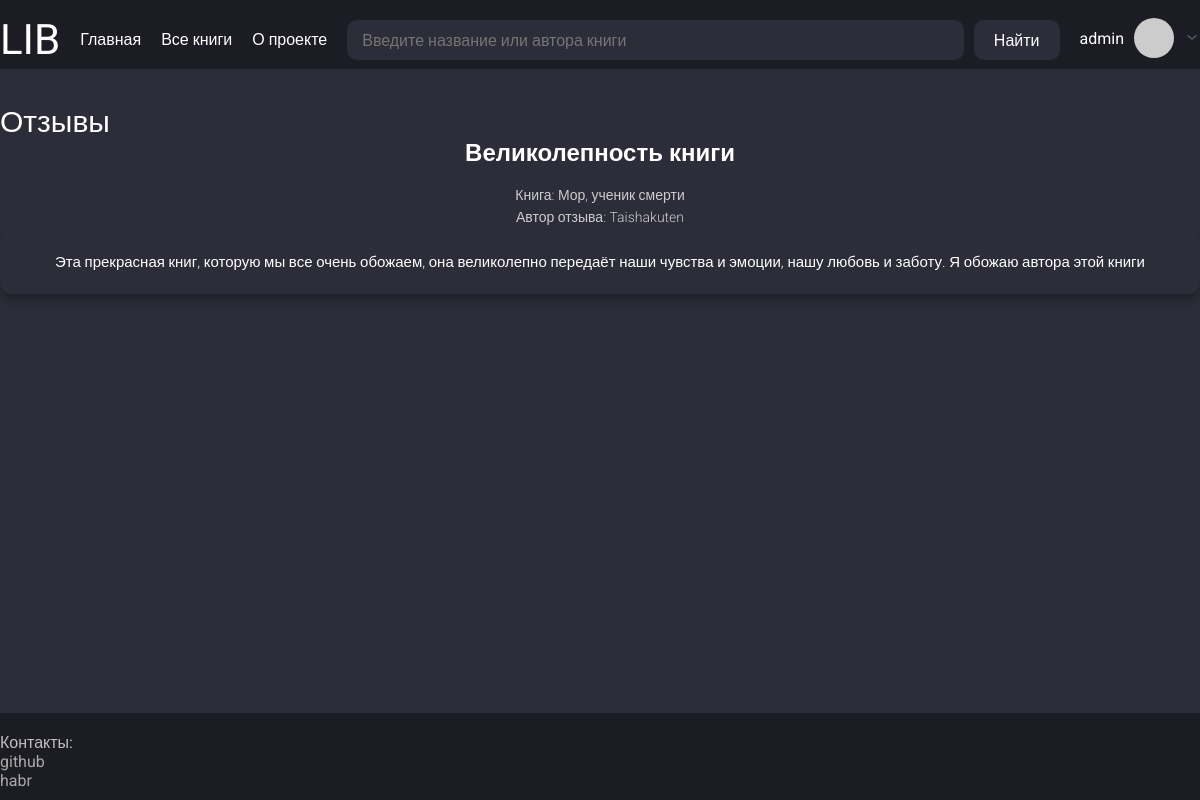
Page /users/Taishakuten/reviews/1 (signed in) on the committed database.
### app/models.py (models this page shows, shortened)
class User(UserMixin, db.Model):
    __tablename__ = "users"
    id = sa.Column(sa.Integer, primary_key=True, autoincrement=True)
    username = sa.Column(sa.String(50), index=True, unique=True, nullable=False)
    email = sa.Column(sa.String(120), index=True, unique=True, nullable=False)
    hashed_password = sa.Column(sa.String(256), nullable=True)
    status = sa.Column(sa.String(25), default="rejected", nullable=True)  # approved, pending
    role = sa.Column(sa.String(15), default="user", nullable=True)  # admin
    reviews = so.relationship("Review", back_populates="user", cascade="all, delete-orphan")
    books = so.relationship("Book", secondary=users_books, back_populates="users")
    def avatar(self, size):
        digest = md5(self.email.lower().encode('utf-8')).hexdigest()
        return f"https://www.gravatar.com/avatar/{digest}?s={size}&d=identicon"
    @classmethod
    def is_exists(cls, username, email=None):
        return db.session.query(cls).filter((cls.username == username) | (cls.email == email)).first()

class Review(db.Model):
    __tablename__ = "reviews"
    id = sa.Column(sa.Integer, primary_key=True, autoincrement=True)
    title = sa.Column(sa.String(256), nullable=False)
    text = sa.Column(sa.String, nullable=False)
    user_id = sa.Column(sa.Integer, sa.ForeignKey("users.id"), nullable=False)
    book_id = sa.Column(sa.Integer, sa.ForeignKey("books.id"), nullable=False)
    user = so.relationship("User", back_populates="reviews")
    book = so.relationship("Book", back_populates="reviews")
    @classmethod
    def is_exists(cls, review_id):
        return db.session.query(cls).filter(cls.id == review_id).first()

class Book(db.Model):
    __tablename__ = "books"
    id = sa.Column(sa.Integer, primary_key=True, autoincrement=True)
    title = sa.Column(sa.String(100), nullable=False, index=True)
    description = sa.Column(sa.String, nullable=True)
    link_to_download = sa.Column(sa.String, nullable=True)
    bin_preview_photo = sa.Column(sa.LargeBinary, nullable=True)
    reviews = so.relationship("Review", back_populates="book", cascade="all, delete-orphan")
    tags = so.relationship("Tag", secondary=books_tags, back_populates="books")
    authors = so.relationship("Author", secondary=authors_books, back_populates="books")
    users = so.relationship("User", secondary=users_books, back_populates="books")

### app/routes.py (the view)
@app.route("/users/<string:username>/reviews/<int:review_id>")
def user_review_detail(username, review_id):
    params = {"title": "Отзывы",
              "local_css_file": "reviews.css"}
    try:
        review = get_review_detail(username, review_id)
        params["review"] = review
    except Exception as e:
        params["error_message"] = str(e)
    return render_template("review_detail.html", **params)

### app/models.py (called while the page is built)
@login.user_loader
def load_user(id):
    return db.session.get(User, int(id))

### app/services.py (called while the page is built)
def get_review_detail(username, review_id):
    is_user_exist = User.is_exists(username)
    if not is_user_exist:
        raise ValueError("Такого пользователя не сущесвует")
    is_review_exist = Review.is_exists(review_id)
    if not is_review_exist:
        raise ValueError("Отзыва с таким id не существует")
    return is_review_exist

### app/templates/review_detail.html
{% extends "base.html" %}
{% block content %}
<div class="single-review-page">
    <h2 class="review-detail-title">{{ review.title }}</h2>
    <p class="review-book-title">Книга: {{ review.book.title }}</p>
    <p class="review-author">Автор отзыва: {{ review.user.username }}</p>
    <div class="review-detail-card">
        <p class="review-full-text">
            {{ review.text }}
        </p>
    </div>
</div>
{% endblock %}

### app/templates/base.html (shortened to what this page needs)
<!DOCTYPE html>
<html lang="ru">
<head>
    <link href="{{ url_for('static', filename='/css/style.css') }}" rel="stylesheet">
    {% if local_css_file %}
        <link href="{{ url_for('static', filename='/css/' ~ local_css_file) }}" rel="stylesheet">
    {% endif %}
</head>
<body>
    <div class="wrapper">
        <header class="header">
            <div class="container header-container">
                <div class="header-logo-container">
                    <p class="header-logo"><a href="{{ url_for('index') }}" class="header-logo-link">LIB</a></p>
                </div>
                <ul class="header-menu">
                    <li><a href="{{ url_for('index') }}" class="header-logo-link">Главная</a></li>
                    <li><a href="{{ url_for('books_list') }}" class="header-logo-link">Все книги</a></li>
                    <li><a href="#" class="header-logo-link">О проекте</a></li>
                </ul>
                <div class="header-search-container">
                    <input type="search" class="header-search" placeholder="Введите название или автора книги">
                    <button class="search-button-submit">Найти</button>
                </div>
                <div class="header-user-container">
                    {% if current_user.is_authenticated %}
                        <p class="header-user-nickname">
                            <a href="{{ url_for('user_account', username=current_user.username) }}" class="user-nickname-link">{{ current_user.username }}</a>
                        </p>
                        <img class="header-user-img" src="{{ current_user.avatar(60) }}" alt="Аватар">
                        <button class="arrow-userinfo-button">
                            <img class="header-arrow-down" src="{{ url_for('static', filename='images/arrow-ios-down.svg') }}" alt="Стрелка вниз">
                        </button>
                    {% else %}
                        <p class="header-user-nickname">
                            <a href="{{ url_for('register') }}" class="user-nickname-link">Зарегистрироваться</a>
                            <a href="{{ url_for('register') }}" class="user-nickname-link">Войти</a>
                        </p>
                    {% endif %}
                </div>
            </div>
        </header>
        <main class="main">
            <div class="container">
                <div class="main-container">
                    <h1 class="main-title">{{ title }}</h1>
                    {% block content %}{% endblock %}
                </div>
            </div>
        </main>
        <footer class="footer">
            <div class="container">
                <div class="footer-container">
                    <div class="footer-contact-container">
                        <p class="contact-title">Контакты:</p>
                        <ul class="contact-list">
                            <li><a href="https://github.com/taishakutenn" class="footer-contact-link">github</a></li>
                            <li><a href="https://habr.com/ru/users/taishakuten" class="footer-contact-link">habr</a></li>
                        </ul>
                    </div>
                </div>
            </div>
        </footer>
    </div>
</body>
</html>

### app/static/css/style.css (style rules this page uses)
html, body { margin: 0; padding: 0; height: 100%; font-family: 'Roboto', sans-serif; background-color: #2D2D3A; color: #FFFFFF; }
.wrapper { min-height: 100%; display: flex; flex-direction: column; }
.container { max-width: 1220px; width: 100%; margin: 0 auto; padding-top: 15px; padding-bottom: 5px; }
.header { background-color: #1C1C24; width: 100%; }
.header-container { display: flex; justify-content: space-between; align-items: flex-start; gap: 20px; flex-wrap: wrap; }
.header-logo { font-size: 42px; margin: 0; }
.header-logo-link { text-decoration: none; color: inherit; }
.header-menu { display: flex; gap: 20px; list-style: none; padding: 0; margin-top: 15px; }
.header-search-container { display: flex; gap: 10px; flex-grow: 1; margin-top: 5px; }
.header-search { background-color: #2D2D3A; border: none; border-radius: 10px; padding: 10px 15px; color: white; flex-grow: 1; height: 40px; box-sizing: border-box; }
.search-button-submit { background-color: #2D2D3A; border: none; border-radius: 10px; color: white; padding: 0 20px; height: 40px; cursor: pointer; box-sizing: border-box; }
.header-user-container { display: flex; align-items: center; gap: 10px; margin-top: 3px; }
.header-user-nickname { margin: 0; }
.user-nickname-link { text-decoration: none; color: inherit; }
.header-user-img { width: 40px; height: 40px; border-radius: 50%; }
.arrow-userinfo-button { background: none; border: none; cursor: pointer; }
.header-arrow-down { width: 16px; height: 16px; }
.main { flex-grow: 1; padding: 20px 0; }
.main-container { display: flex; flex-direction: column; }
.main-title { font-size: 30px; }
.footer { background-color: #1C1C24; width: 100%; padding: 5px 0; }
.footer-container { display: flex; justify-content: space-between; }
.footer-contact-container { display: flex; flex-direction: column; }
.contact-title { color: #C0C0C0; }
.contact-list { margin-top: a; }
.footer-contact-link { color: #A9A9A9; text-decoration: none; }

### app/static/css/reviews.css (style rules this page uses)
.reviews-section-title, .review-detail-title { font-size: 24px; font-weight: 600; margin-bottom: 20px; text-align: center; }
.review-card, .review-detail-card { background-color: #2D2D3A; border-radius: 12px; padding: 20px; box-shadow: 0 6px 12px rgba(0, 0, 0, 0.3); transition: transform 0.2s ease; }
.review-text, .review-full-text { font-size: 15px; font-weight: 300; line-height: 1.5; text-align: center; }
.review-author, .review-book-title, .review-author a { font-size: 14px; font-weight: 300; color: #CCCCCC; text-align: center; margin-bottom: 6px; }

### rows in the picture
User: username "admin"
Review: title "Великолепность книги", text "Эта прекрасная книг, которую мы все очень обожаем, она великолепно передаёт наши чувства и эмоции, нашу любовь и заботу. Я обожаю автора этой книги"
Book: book "Мор, ученик смерти"
User: user.username "Taishakuten"

### other values in the picture
{{ title }} "Отзывы"
